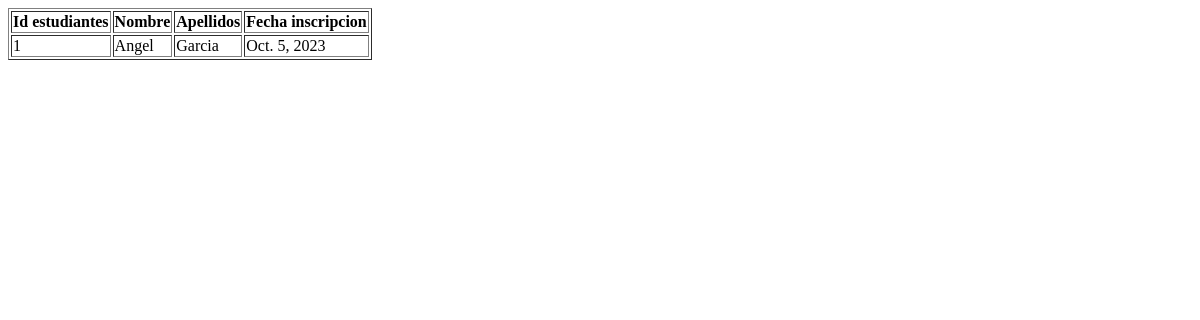
The page /estudiantes/ on the database as committed earlier.
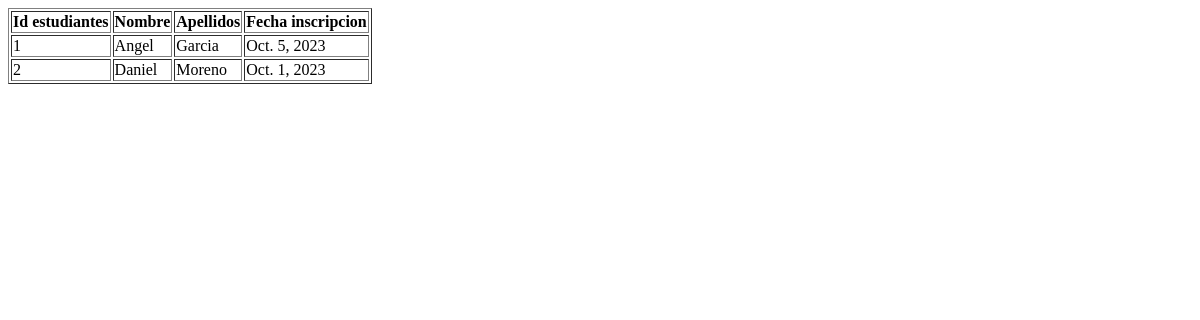
The same page on the database as committed later.
### estudiantes/models.py (models this page shows, shortened)
class Estudiante(models.Model):
    apellidos = models.CharField(max_length=255)
    nombres = models.CharField(max_length=255)
    fecha_inscripcion = models.DateField(null=True)

### estudiantes/views.py (the view)
# urls.py: path('estudiantes/', views.estudiantes, name='estudiantes'),
def estudiantes(request):
  mydata = Estudiante.objects.all()
  template = loader.get_template('estudiantes.html')
  context = {
    'misestudiantes': mydata,
  }
  return HttpResponse(template.render(context, request))

### estudiantes/templates/estudiantes.html
<table border='1'>
    <tr>
        <th>Id estudiantes</th>
        <th>Nombre</th>
        <th>Apellidos</th>
        <th>Fecha inscripcion</th>
    </tr>
    {% for x in misestudiantes %}
        <tr>
            <td>{{ x.id }}</td>
            <td>{{ x.nombres }}</td>
            <td>{{ x.apellidos }}</td>
            <td>{{ x.fecha_inscripcion }}</td>
        </tr>
    {% endfor %}
</table>

Rows that differ between the two databases and show on the page:
added Estudiante: id "2", nombres "Daniel", apellidos "Moreno", fecha_inscripcion "Oct. 1, 2023"
